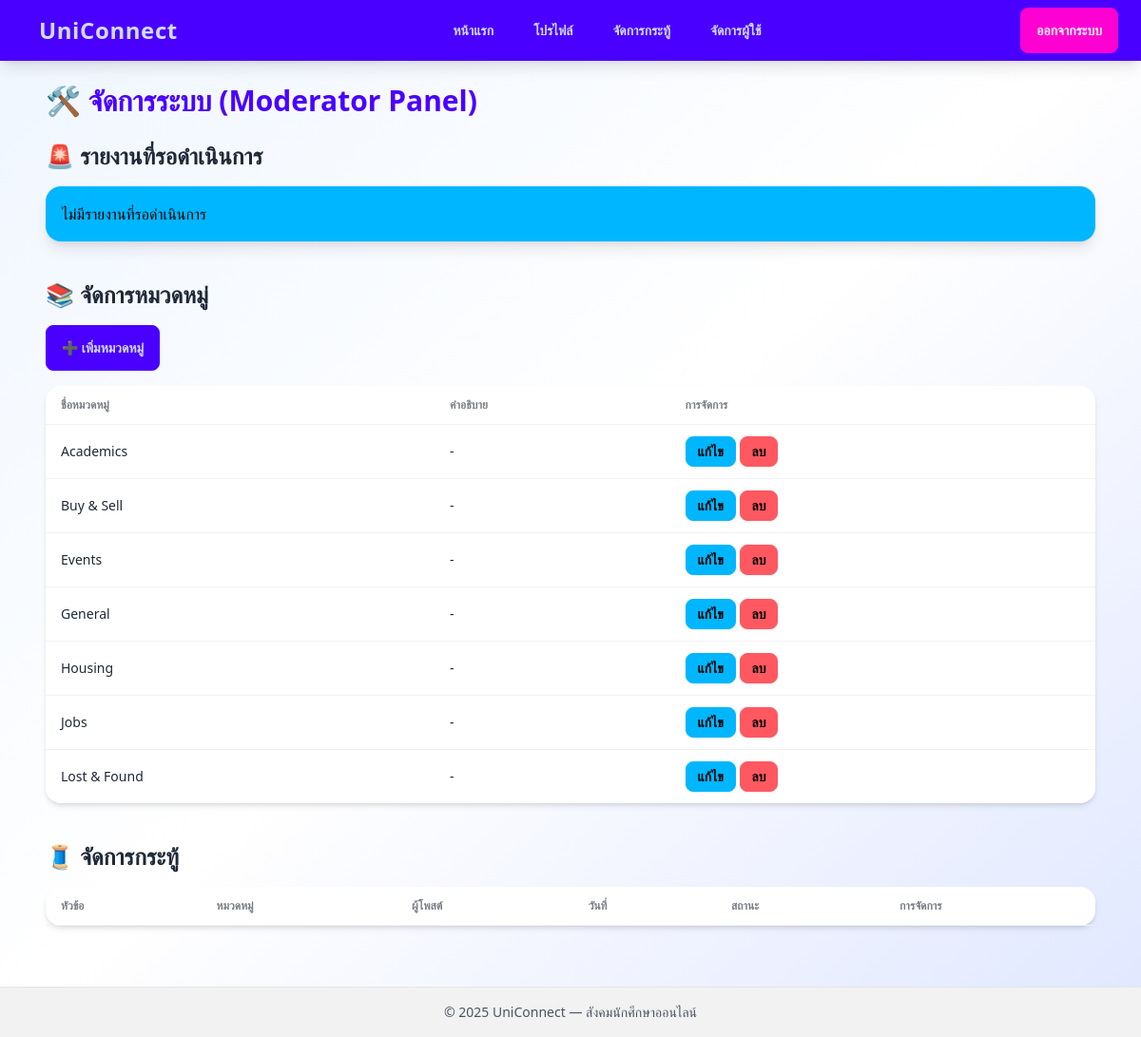
The page /moderate.php (signed in) on the database its author committed.
### tables this page shows
CREATE TABLE IF NOT EXISTS categories (
    id INT AUTO_INCREMENT PRIMARY KEY,
    name VARCHAR(100) NOT NULL UNIQUE,
    description TEXT DEFAULT NULL
);

### moderate.php (the view, shortened to what this page needs)
<?php
include 'config.php';
$stmt = $pdo->query("
    SELECT r.*, u.username AS reporter, p.title AS post_title, cm.content AS comment_content
    FROM reports r
    JOIN users u ON r.user_id = u.id
    LEFT JOIN posts p ON r.post_id = p.id
    LEFT JOIN comments cm ON r.comment_id = cm.id
    WHERE r.status = 'pending'
    ORDER BY r.created_at DESC
");
$reports = $stmt->fetchAll();
$categories = $pdo->query("SELECT * FROM categories ORDER BY name")->fetchAll();
?>
<!DOCTYPE html>
<html lang="th" data-theme="light">
<head>
    <link href="https://cdn.jsdelivr.net/npm/daisyui@4.12.10/dist/full.css" rel="stylesheet" />
    <script src="https://cdn.tailwindcss.com"></script>
</head>
<body class="min-h-screen bg-gradient-to-br from-blue-50 via-white to-indigo-100 flex flex-col">
    <nav class="navbar bg-primary text-primary-content shadow-lg px-6">
        <div class="flex justify-between items-center w-full max-w-7xl mx-auto">
            <div class="flex-none">
                <a href="index.php" class="btn btn-ghost normal-case text-2xl font-bold tracking-wide">UniConnect</a>
            </div>
            <div class="flex-1 flex justify-center space-x-2">
                <a href="index.php" class="btn btn-ghost hover:bg-primary-focus">หน้าแรก</a>
                <?php if (isset($_SESSION['user_id'])): ?>
                    <a href="profile.php" class="btn btn-ghost hover:bg-primary-focus">โปรไฟล์</a>
                    <?php if (in_array($_SESSION['role'], ['moderator', 'admin'])): ?>
                        <a href="moderate.php" class="btn btn-ghost hover:bg-primary-focus">จัดการกระทู้</a>
                    <?php endif; ?>
                    <?php if ($_SESSION['role'] == 'admin'): ?>
                        <a href="admin.php" class="btn btn-ghost hover:bg-primary-focus">จัดการผู้ใช้</a>
                    <?php endif; ?>
                <?php endif; ?>
            </div>
            <div class="flex-none">
                <?php if (isset($_SESSION['user_id'])): ?>
                    <a href="logout.php" class="btn btn-secondary">ออกจากระบบ</a>
                <?php else: ?>
                    <a href="login.php" class="btn btn-secondary">เข้าสู่ระบบ</a>
                <?php endif; ?>
            </div>
        </div>
    </nav>
    <main class="flex-grow container mx-auto p-6 max-w-6xl">
        <h1 class="text-3xl font-bold text-primary mb-6">🛠️ จัดการระบบ (Moderator Panel)</h1>
        <section class="mb-10">
            <h2 class="text-2xl font-semibold mb-4">🚨 รายงานที่รอดำเนินการ</h2>
            <?php if (empty($reports)): ?>
                <div class="alert alert-info shadow-lg">
                    <span>ไม่มีรายงานที่รอดำเนินการ</span>
                </div>
            <?php endif; ?>
        </section>
        <section class="mb-10">
            <h2 class="text-2xl font-semibold mb-4">📚 จัดการหมวดหมู่</h2>
            <button class="btn btn-primary mb-4" onclick="showModal('addCategory')">➕ เพิ่มหมวดหมู่</button>
            <div class="card bg-base-100 shadow-md">
                <div class="overflow-x-auto">
                    <table class="table w-full">
                        <thead>
                            <tr>
                                <th>ชื่อหมวดหมู่</th>
                                <th>คำอธิบาย</th>
                                <th>การจัดการ</th>
                            </tr>
                        </thead>
                        <tbody>
                            <?php foreach ($categories as $c): ?>
                                <tr>
                                    <td><?php echo htmlspecialchars($c['name']); ?></td>
                                    <td><?php echo htmlspecialchars($c['description'] ?? '-'); ?></td>
                                    <td>
                                        <button class="btn btn-sm btn-info"
                                            onclick="showModal('edit_<?php echo $c['id']; ?>')">แก้ไข</button>
                                        <button class="btn btn-sm btn-error"
                                            onclick="showModal('delete_<?php echo $c['id']; ?>')">ลบ</button>
                                    </td>
                                </tr>
                            <?php endforeach; ?>
                        </tbody>
                    </table>
                </div>
            </div>
        </section>
        <section>
            <h2 class="text-2xl font-semibold mb-4">🧵 จัดการกระทู้</h2>
            <div class="card bg-base-100 shadow-md">
                <div class="overflow-x-auto">
                    <table class="table w-full">
                        <thead>
                            <tr>
                                <th>หัวข้อ</th>
                                <th>หมวดหมู่</th>
                                <th>ผู้โพสต์</th>
                                <th>วันที่</th>
                                <th>สถานะ</th>
                                <th>การจัดการ</th>
                            </tr>
                        </thead>
                    </table>
                </div>
            </div>
        </section>
    </main>
    <footer class="footer footer-center bg-base-200 text-base-content py-4 border-t border-base-300 mt-10">
        <p class="text-sm text-gray-600">© 2025 UniConnect — สังคมนักศึกษาออนไลน์</p>
    </footer>
</body>
</html>

### rows shown on the page
categories: name "Academics", description "-"
categories: name "Buy & Sell", description "-"
categories: name "Events", description "-"
categories: name "General", description "-"
categories: name "Housing", description "-"
categories: name "Jobs", description "-"
categories: name "Lost & Found", description "-"
